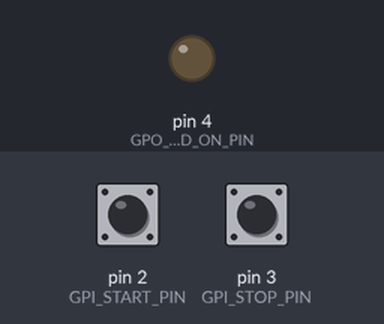
The program below on a simulated Arduino Nano, built with avr-gcc and run on an emulated ATmega328P. On the bench: output pins drawn as LEDs (lit = HIGH). The test bench sets the inputs (shaded band); at power-on: pin 2 (GPI_START_PIN) LOW, pin 3 (GPI_STOP_PIN) LOW.

Above: at 1.2 s.
1.3 s: pin 2 (GPI_START_PIN) pulled HIGH for 0.15 s
At 2.5 s:
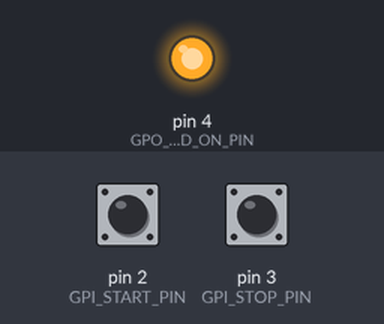
2.9 s: pin 3 (GPI_STOP_PIN) pulled HIGH for 0.15 s
At 3.7 s:
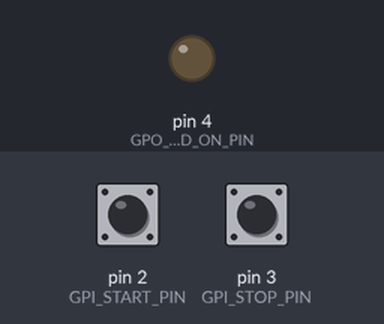
4.5 s: pin 2 (GPI_START_PIN) pulled HIGH for 1 s
At 5.0 s:
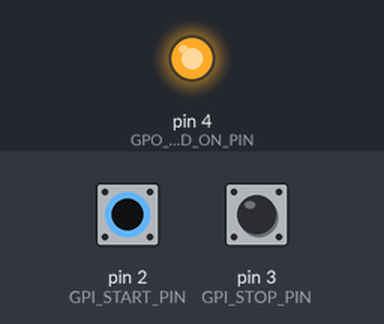
Timing chart, 0 to 7.5 s (numbered marks = the images above; inputs shaded):
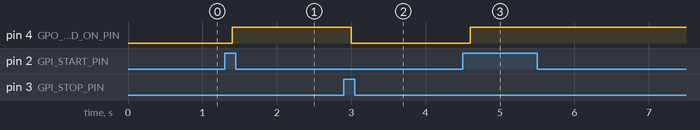

Measured:
- after the input at 1.3 s, pin 4 (GPO_LED_ON_PIN): LOW → HIGH after 0.10 s
- after the input at 2.9 s, pin 4 (GPO_LED_ON_PIN): HIGH → LOW after 0.10 s
- after the input at 4.5 s, pin 4 (GPO_LED_ON_PIN): LOW → HIGH after 0.10 s

The program:

main.cpp
```cpp
#include <Arduino.h>

#define GPI_START_PIN 2
#define GPI_STOP_PIN 3
#define GPO_LED_ON_PIN 4


enum State {
  IDLE,
  START_DEBOUNCE,
  START,
  STARTED,
  STOP_DEBOUNCE,
  STOPPED
};

enum Event {
  NULL_EVENT,
  START_EVENT,
  DEFAULT_EVENT
};

State currentState;
Event currentEvent;

unsigned long startTime;
unsigned long stopTime;
unsigned long elapsedTime;

void startTimer() {
  if(currentState == STARTED) {
    return;
  }
  startTime = millis();
  currentState = START_DEBOUNCE;
}

void stopTimer() {
  if(currentState == IDLE) {
    return;
  }
  stopTime = millis();
  currentState = STOP_DEBOUNCE;
}

void setup() {
  Serial.begin(115200);

  attachInterrupt(digitalPinToInterrupt(GPI_START_PIN), startTimer, RISING);
  attachInterrupt(digitalPinToInterrupt(GPI_STOP_PIN), stopTimer, RISING);

  pinMode(GPI_START_PIN, INPUT);
  pinMode(GPI_STOP_PIN, INPUT);
  pinMode(GPO_LED_ON_PIN, OUTPUT);

  currentState = IDLE;
  currentEvent = NULL_EVENT;

  startTime = 0;
  stopTime = 0;
}

void loop() {
  // Choose the next state
  switch (currentState)
  {
  case IDLE:

    break;

  case START_DEBOUNCE:
    if(millis() - startTime > 100) {
      currentState = START;
    }
    break;

  case START:
    if(currentEvent == DEFAULT_EVENT){
      currentState = STARTED;
    }
    break;

  case STARTED:
    break;

  case STOP_DEBOUNCE:
    if(millis() - stopTime > 100) {
      currentState = STOPPED;
    }
    break;

  case STOPPED:
    if(currentEvent == DEFAULT_EVENT)
    {
      currentState = IDLE;
    }
    break;

  default:
    break;
  }

  // Execute the current state
  switch (currentState)
  {
  case IDLE:
      currentEvent = NULL_EVENT;
    break;

  case START_DEBOUNCE:
      currentEvent = NULL_EVENT;
    break;

  case START:
    digitalWrite(GPO_LED_ON_PIN, HIGH);
    currentEvent = DEFAULT_EVENT;
    break;

  case STARTED:
    currentEvent = NULL_EVENT;
    break;

  case STOPPED:
    digitalWrite(GPO_LED_ON_PIN, LOW);
    elapsedTime = stopTime - startTime;
    currentEvent = DEFAULT_EVENT;
    break;

  default:
    break;
  }

}
```
